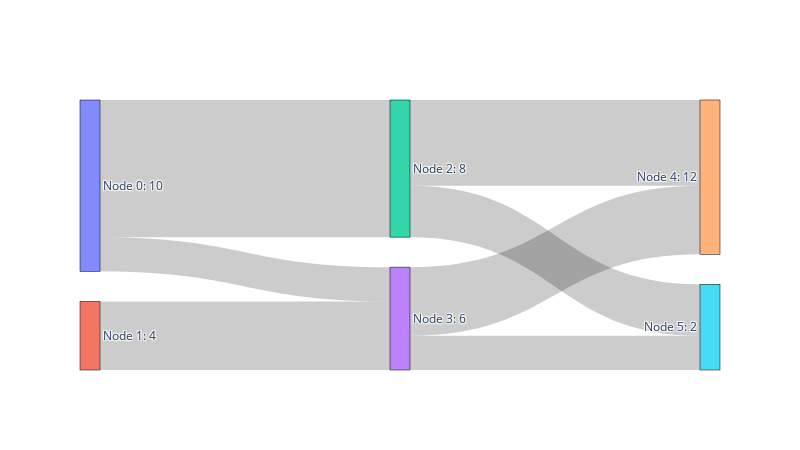

Notebook code cell kept with this figure:
### Markdown cell above
# Testing Sankey digrams

- https://yuenhsu.medium.com/create-a-sankey-diagram-with-plotly-in-python-9fc9d49722df

### Code cell
import plotly.graph_objects as go

fig = go.Figure(
    data=[
        go.Sankey(
            node=dict(
                pad=30,
                thickness=20,
                line=dict(color="black", width=0.5),
                label=[
                    "Node 0: 10",
                    "Node 1: 4",
                    "Node 2: 8",
                    "Node 3: 6",
                    "Node 4: 12",
                    "Node 5: 2",
                ],
            ),
            link=dict(
                # flow source node index
                source=[0, 1, 0, 2, 3, 3, 2],
                # flow target node index
                target=[2, 3, 3, 4, 4, 5, 5],
                # flow quantity for each source/target pair
                value=[8, 4, 2, 5, 4, 2, 3],
            ),
        )
    ]
)

fig.update_layout(width=800, height=450)
fig.show()

### Figure 1 — Plotly figure (JSON) as saved in the notebook; plotly's stock layout.template omitted (floating-point values rounded to 4 significant figures)
{"data": [{"link": {"source": [0, 1, 0, 2, 3, 3, 2], "target": [2, 3, 3, 4, 4, 5, 5], "value": [8, 4, 2, 5, 4, 2, 3]}, "node": {"label": ["Node 0: 10", "Node 1: 4", "Node 2: 8", "Node 3: 6", "Node 4: 12", "Node 5: 2"], "line": {"color": "black", "width": 0.5}, "pad": 30, "thickness": 20}, "type": "sankey"}], "layout": {"height": 450, "width": 800}}
